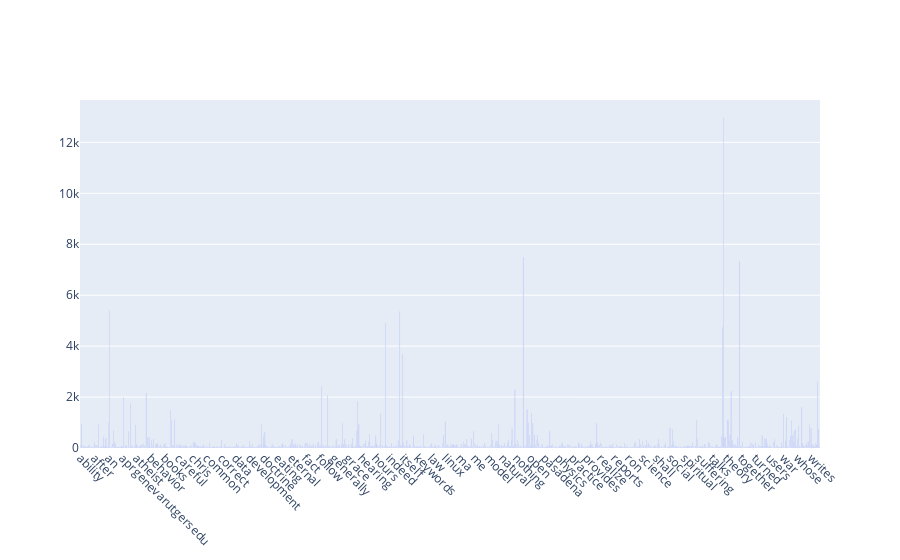

The notebook cell saved with this chart:
### Markdown cell above
### >>> **Exercise 14 (take home):** 
The chart above only contains 300 vocabulary in the documents, and it's already computationally intensive to both compute and visualize. Can you efficiently reduce the number of terms you want to visualize as an exercise.

### Code cell
# Answer here
# We first clean the data than plot the terms with frequency larger than 20

import re
import seaborn as sns
import plotly.graph_objects as go
import plotly.express as px


def data_cleaning(text):
    text = re.sub('\w*\d\w*', '', text) #remove numbers 
    text = re.sub('[@''"".,_-]', '', text) #remove symbols @'".,_-
    return text

X['text'] = X['text'].apply(lambda x: data_cleaning(x))
X_sample = X.sample(n=1000)

cleaned_count_vect = CountVectorizer()
cleaned_counts = cleaned_count_vect.fit_transform(X_sample.text)

print(len(count_vect.get_feature_names_out()))
print(len(cleaned_count_vect.get_feature_names_out()))

cleaned_term_frequencies = np.asarray(cleaned_counts.sum(axis=0))[0]

x_feature_name = []
y_freq = []
for index, number in enumerate(cleaned_term_frequencies):
    if number > 20:
        x_feature_name.append(cleaned_count_vect.get_feature_names_out()[index])
        y_freq.append(number)
        
print("Oringinal size of feature name->",len(count_vect.get_feature_names_out()))

print("Remaining size of feature name->",len(x_feature_name))
#plot

fig = go.Figure(
    data=[
        go.Bar(
            x=x_feature_name,
            y=y_freq,
        )
    ]
)
fig.update_layout(xaxis_tickangle=45)

fig.show()

### Figure 1 — Plotly figure (JSON) as saved in the notebook; plotly's stock layout.template omitted (floating-point values rounded to 4 significant figures; data arrays with more than 128 entries replaced by an {"elided": "..."} marker saying what was removed)
{"data": [{"type": "bar", "x": {"elided": "1527 str values"}, "y": {"elided": "1527 int values"}}], "layout": {"xaxis": {"tickangle": 45}}}
